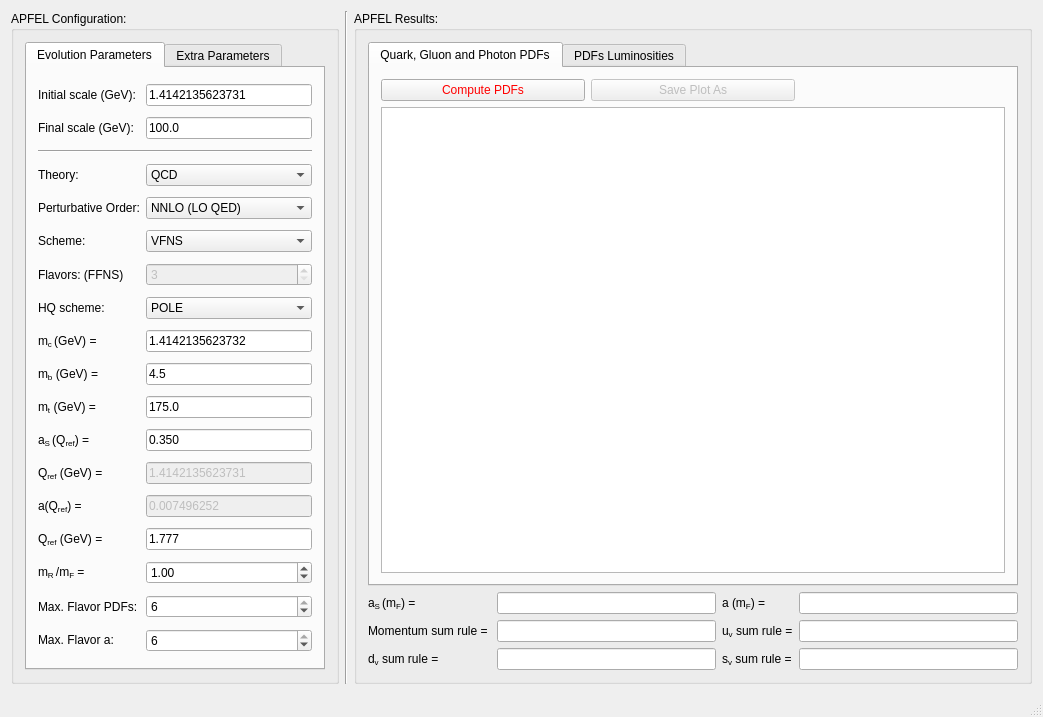
<?xml version="1.0" encoding="UTF-8"?>
<ui version="4.0">
 <class>MainWindow</class>
 <widget class="QMainWindow" name="MainWindow">
  <property name="geometry">
   <rect>
    <x>0</x>
    <y>0</y>
    <width>1043</width>
    <height>717</height>
   </rect>
  </property>
  <property name="sizePolicy">
   <sizepolicy hsizetype="Fixed" vsizetype="Fixed">
    <horstretch>0</horstretch>
    <verstretch>0</verstretch>
   </sizepolicy>
  </property>
  <property name="windowTitle">
   <string>APFEL GUI</string>
  </property>
  <property name="windowIcon">
   <iconset resource="../resources/resource.qrc">
    <normaloff>:/new/prefix1/logo.png</normaloff>:/new/prefix1/logo.png</iconset>
  </property>
  <widget class="QWidget" name="centralWidget">
   <layout class="QGridLayout" name="gridLayout_4">
    <item row="0" column="1">
     <widget class="Line" name="line">
      <property name="orientation">
       <enum>Qt::Vertical</enum>
      </property>
     </widget>
    </item>
    <item row="0" column="2">
     <widget class="QGroupBox" name="groupBox_2">
      <property name="title">
       <string>APFEL Results:</string>
      </property>
      <layout class="QGridLayout" name="gridLayout">
       <item row="4" column="1">
        <widget class="QLineEdit" name="lineEdit_5">
         <property name="readOnly">
          <bool>true</bool>
         </property>
        </widget>
       </item>
       <item row="5" column="2">
        <widget class="QLabel" name="label_15">
         <property name="text">
          <string>&lt;html&gt;&lt;head/&gt;&lt;body&gt;&lt;p&gt;s&lt;span style=&quot; vertical-align:sub;&quot;&gt;v&lt;/span&gt; sum rule =&lt;/p&gt;&lt;/body&gt;&lt;/html&gt;</string>
         </property>
        </widget>
       </item>
       <item row="3" column="3">
        <widget class="QLineEdit" name="lineEdit_4">
         <property name="readOnly">
          <bool>true</bool>
         </property>
        </widget>
       </item>
       <item row="3" column="1">
        <widget class="QLineEdit" name="lineEdit_3">
         <property name="readOnly">
          <bool>true</bool>
         </property>
        </widget>
       </item>
       <item row="3" column="0">
        <widget class="QLabel" name="label_10">
         <property name="text">
          <string>&lt;html&gt;&lt;head/&gt;&lt;body&gt;&lt;p&gt;&lt;span style=&quot; font-family:'Symbol';&quot;&gt;a&lt;/span&gt;&lt;span style=&quot; vertical-align:sub;&quot;&gt;S &lt;/span&gt;(&lt;span style=&quot; font-family:'Symbol';&quot;&gt;m&lt;/span&gt;&lt;span style=&quot; vertical-align:sub;&quot;&gt;F&lt;/span&gt;) =&lt;/p&gt;&lt;/body&gt;&lt;/html&gt;</string>
         </property>
        </widget>
       </item>
       <item row="3" column="2">
        <widget class="QLabel" name="label_11">
         <property name="text">
          <string>&lt;html&gt;&lt;head/&gt;&lt;body&gt;&lt;p&gt;&lt;span style=&quot; font-family:'Symbol';&quot;&gt;a &lt;/span&gt;(&lt;span style=&quot; font-family:'Symbol';&quot;&gt;m&lt;/span&gt;&lt;span style=&quot; vertical-align:sub;&quot;&gt;F&lt;/span&gt;) =&lt;/p&gt;&lt;/body&gt;&lt;/html&gt;</string>
         </property>
        </widget>
       </item>
       <item row="5" column="0">
        <widget class="QLabel" name="label_14">
         <property name="text">
          <string>&lt;html&gt;&lt;head/&gt;&lt;body&gt;&lt;p&gt;d&lt;span style=&quot; vertical-align:sub;&quot;&gt;v&lt;/span&gt; sum rule =&lt;/p&gt;&lt;/body&gt;&lt;/html&gt;</string>
         </property>
        </widget>
       </item>
       <item row="5" column="1">
        <widget class="QLineEdit" name="lineEdit_7">
         <property name="readOnly">
          <bool>true</bool>
         </property>
        </widget>
       </item>
       <item row="5" column="3">
        <widget class="QLineEdit" name="lineEdit_8">
         <property name="readOnly">
          <bool>true</bool>
         </property>
        </widget>
       </item>
       <item row="4" column="0">
        <widget class="QLabel" name="label_12">
         <property name="text">
          <string>&lt;html&gt;&lt;head/&gt;&lt;body&gt;&lt;p&gt;Momentum sum rule = &lt;/p&gt;&lt;/body&gt;&lt;/html&gt;</string>
         </property>
        </widget>
       </item>
       <item row="4" column="3">
        <widget class="QLineEdit" name="lineEdit_6">
         <property name="readOnly">
          <bool>true</bool>
         </property>
        </widget>
       </item>
       <item row="4" column="2">
        <widget class="QLabel" name="label_13">
         <property name="text">
          <string>&lt;html&gt;&lt;head/&gt;&lt;body&gt;&lt;p&gt;u&lt;span style=&quot; vertical-align:sub;&quot;&gt;v&lt;/span&gt; sum rule =&lt;/p&gt;&lt;/body&gt;&lt;/html&gt;</string>
         </property>
        </widget>
       </item>
       <item row="1" column="0" colspan="4">
        <widget class="QTabWidget" name="tabWidget">
         <property name="minimumSize">
          <size>
           <width>650</width>
           <height>400</height>
          </size>
         </property>
         <property name="currentIndex">
          <number>0</number>
         </property>
         <widget class="QWidget" name="tab">
          <attribute name="title">
           <string>Quark, Gluon and Photon PDFs</string>
          </attribute>
          <layout class="QGridLayout" name="gridLayout_2">
           <item row="0" column="0">
            <widget class="QPushButton" name="pushButton">
             <property name="styleSheet">
              <string notr="true">color: red</string>
             </property>
             <property name="text">
              <string>Compute PDFs</string>
             </property>
            </widget>
           </item>
           <item row="0" column="1">
            <widget class="QPushButton" name="pushButton_2">
             <property name="enabled">
              <bool>false</bool>
             </property>
             <property name="text">
              <string>Save Plot As</string>
             </property>
            </widget>
           </item>
           <item row="0" column="2">
            <widget class="QLabel" name="label_8">
             <property name="styleSheet">
              <string notr="true">image: url(:/new/prefix1/logoapfel.png);</string>
             </property>
             <property name="text">
              <string/>
             </property>
            </widget>
           </item>
           <item row="1" column="0" colspan="3">
            <widget class="QGraphicsView" name="graphicsView">
             <property name="sizePolicy">
              <sizepolicy hsizetype="Preferred" vsizetype="Preferred">
               <horstretch>0</horstretch>
               <verstretch>0</verstretch>
              </sizepolicy>
             </property>
             <property name="styleSheet">
              <string notr="true">
</string>
             </property>
             <property name="dragMode">
              <enum>QGraphicsView::NoDrag</enum>
             </property>
            </widget>
           </item>
          </layout>
         </widget>
         <widget class="QWidget" name="tab_2">
          <attribute name="title">
           <string>PDFs Luminosities</string>
          </attribute>
          <layout class="QGridLayout" name="gridLayout_5">
           <item row="0" column="0">
            <widget class="QPushButton" name="pushButton_3">
             <property name="styleSheet">
              <string notr="true">color: rgb(255, 0, 0);</string>
             </property>
             <property name="text">
              <string>Compute Luminosities</string>
             </property>
            </widget>
           </item>
           <item row="0" column="1">
            <widget class="QPushButton" name="pushButton_4">
             <property name="enabled">
              <bool>false</bool>
             </property>
             <property name="text">
              <string>Save Plot As</string>
             </property>
            </widget>
           </item>
           <item row="0" column="2">
            <widget class="QLabel" name="label_27">
             <property name="styleSheet">
              <string notr="true">image: url(:/new/prefix1/logoapfel.png);</string>
             </property>
             <property name="text">
              <string/>
             </property>
            </widget>
           </item>
           <item row="1" column="0" colspan="3">
            <widget class="QGraphicsView" name="graphicsView_2">
             <property name="sizePolicy">
              <sizepolicy hsizetype="Preferred" vsizetype="Preferred">
               <horstretch>0</horstretch>
               <verstretch>0</verstretch>
              </sizepolicy>
             </property>
             <property name="styleSheet">
              <string notr="true">background-image: url(:/new/prefix1/splash.png);
background-repeat: no;
background-position: center;
background-color: rgb(255, 255, 255);
</string>
             </property>
             <property name="dragMode">
              <enum>QGraphicsView::NoDrag</enum>
             </property>
            </widget>
           </item>
          </layout>
         </widget>
        </widget>
       </item>
      </layout>
     </widget>
    </item>
    <item row="0" column="0">
     <widget class="QGroupBox" name="groupBox">
      <property name="title">
       <string>APFEL Configuration:</string>
      </property>
      <layout class="QGridLayout" name="gridLayout_7">
       <item row="0" column="0">
        <widget class="QTabWidget" name="tabWidget_2">
         <property name="currentIndex">
          <number>0</number>
         </property>
         <widget class="QWidget" name="tab_3">
          <attribute name="title">
           <string>Evolution Parameters</string>
          </attribute>
          <layout class="QGridLayout" name="gridLayout_3">
           <item row="0" column="0">
            <widget class="QLabel" name="label">
             <property name="text">
              <string>Initial scale (GeV):</string>
             </property>
            </widget>
           </item>
           <item row="0" column="1">
            <widget class="QLineEdit" name="lineEdit_2">
             <property name="text">
              <string>1.4142135623731</string>
             </property>
            </widget>
           </item>
           <item row="1" column="0">
            <widget class="QLabel" name="label_2">
             <property name="text">
              <string>Final scale (GeV):</string>
             </property>
            </widget>
           </item>
           <item row="1" column="1">
            <widget class="QLineEdit" name="lineEdit_9">
             <property name="text">
              <string>100.0</string>
             </property>
            </widget>
           </item>
           <item row="2" column="0" colspan="2">
            <widget class="Line" name="line_2">
             <property name="orientation">
              <enum>Qt::Horizontal</enum>
             </property>
            </widget>
           </item>
           <item row="3" column="0">
            <widget class="QLabel" name="label_3">
             <property name="text">
              <string>Theory:</string>
             </property>
            </widget>
           </item>
           <item row="3" column="1">
            <widget class="QComboBox" name="comboBox">
             <item>
              <property name="text">
               <string>QCD</string>
              </property>
             </item>
             <item>
              <property name="text">
               <string>QED</string>
              </property>
             </item>
             <item>
              <property name="text">
               <string>QECDP</string>
              </property>
             </item>
             <item>
              <property name="text">
               <string>QCEDP</string>
              </property>
             </item>
             <item>
              <property name="text">
               <string>QavDP</string>
              </property>
             </item>
             <item>
              <property name="text">
               <string>QECDS</string>
              </property>
             </item>
             <item>
              <property name="text">
               <string>QCEDS</string>
              </property>
             </item>
             <item>
              <property name="text">
               <string>QavDS</string>
              </property>
             </item>
            </widget>
           </item>
           <item row="4" column="0">
            <widget class="QLabel" name="label_4">
             <property name="text">
              <string>Perturbative Order:</string>
             </property>
            </widget>
           </item>
           <item row="4" column="1">
            <widget class="QComboBox" name="comboBox_2">
             <property name="currentIndex">
              <number>2</number>
             </property>
             <item>
              <property name="text">
               <string>LO (LO QED)</string>
              </property>
             </item>
             <item>
              <property name="text">
               <string>NLO (LO QED)</string>
              </property>
             </item>
             <item>
              <property name="text">
               <string>NNLO (LO QED)</string>
              </property>
             </item>
            </widget>
           </item>
           <item row="5" column="0">
            <widget class="QLabel" name="label_5">
             <property name="text">
              <string>Scheme:</string>
             </property>
            </widget>
           </item>
           <item row="5" column="1">
            <widget class="QComboBox" name="comboBox_3">
             <item>
              <property name="text">
               <string>VFNS</string>
              </property>
             </item>
             <item>
              <property name="text">
               <string>FFNS</string>
              </property>
             </item>
            </widget>
           </item>
           <item row="6" column="0">
            <widget class="QLabel" name="label_9">
             <property name="text">
              <string>Flavors: (FFNS)</string>
             </property>
            </widget>
           </item>
           <item row="6" column="1">
            <widget class="QSpinBox" name="spinBox">
             <property name="enabled">
              <bool>false</bool>
             </property>
             <property name="minimum">
              <number>3</number>
             </property>
             <property name="maximum">
              <number>6</number>
             </property>
            </widget>
           </item>
           <item row="7" column="0">
            <widget class="QLabel" name="label_6">
             <property name="text">
              <string>HQ scheme:</string>
             </property>
            </widget>
           </item>
           <item row="7" column="1">
            <widget class="QComboBox" name="comboBox_4">
             <property name="enabled">
              <bool>true</bool>
             </property>
             <item>
              <property name="text">
               <string>POLE</string>
              </property>
             </item>
             <item>
              <property name="text">
               <string>MSbar</string>
              </property>
             </item>
            </widget>
           </item>
           <item row="8" column="0">
            <widget class="QLabel" name="label_20">
             <property name="text">
              <string>&lt;html&gt;&lt;head/&gt;&lt;body&gt;&lt;p&gt;m&lt;span style=&quot; vertical-align:sub;&quot;&gt;c &lt;/span&gt; (GeV) =&lt;/p&gt;&lt;/body&gt;&lt;/html&gt;</string>
             </property>
            </widget>
           </item>
           <item row="8" column="1">
            <widget class="QLineEdit" name="lineEdit_10">
             <property name="inputMethodHints">
              <set>Qt::ImhDigitsOnly</set>
             </property>
             <property name="inputMask">
              <string notr="true"/>
             </property>
             <property name="text">
              <string>1.4142135623732</string>
             </property>
            </widget>
           </item>
           <item row="9" column="0">
            <widget class="QLabel" name="label_21">
             <property name="text">
              <string>&lt;html&gt;&lt;head/&gt;&lt;body&gt;&lt;p&gt;m&lt;span style=&quot; vertical-align:sub;&quot;&gt;b&lt;/span&gt; (GeV) =&lt;/p&gt;&lt;/body&gt;&lt;/html&gt;</string>
             </property>
            </widget>
           </item>
           <item row="9" column="1">
            <widget class="QLineEdit" name="lineEdit_11">
             <property name="text">
              <string>4.5</string>
             </property>
            </widget>
           </item>
           <item row="10" column="0">
            <widget class="QLabel" name="label_22">
             <property name="text">
              <string>&lt;html&gt;&lt;head/&gt;&lt;body&gt;&lt;p&gt;m&lt;span style=&quot; vertical-align:sub;&quot;&gt;t&lt;/span&gt; (GeV) =&lt;/p&gt;&lt;/body&gt;&lt;/html&gt;</string>
             </property>
            </widget>
           </item>
           <item row="10" column="1">
            <widget class="QLineEdit" name="lineEdit_12">
             <property name="text">
              <string>175.0</string>
             </property>
            </widget>
           </item>
           <item row="11" column="0">
            <widget class="QLabel" name="label_16">
             <property name="text">
              <string>&lt;html&gt;&lt;head/&gt;&lt;body&gt;&lt;p&gt;&lt;span style=&quot; font-family:'Symbol';&quot;&gt;a&lt;/span&gt;&lt;span style=&quot; vertical-align:sub;&quot;&gt;S &lt;/span&gt;(Q&lt;span style=&quot; vertical-align:sub;&quot;&gt;ref&lt;/span&gt;) =&lt;/p&gt;&lt;/body&gt;&lt;/html&gt;</string>
             </property>
            </widget>
           </item>
           <item row="11" column="1">
            <widget class="QLineEdit" name="lineEdit_13">
             <property name="text">
              <string>0.350</string>
             </property>
            </widget>
           </item>
           <item row="12" column="0">
            <widget class="QLabel" name="label_17">
             <property name="text">
              <string>&lt;html&gt;&lt;head/&gt;&lt;body&gt;&lt;p&gt;Q&lt;span style=&quot; vertical-align:sub;&quot;&gt;ref&lt;/span&gt; (GeV) =&lt;/p&gt;&lt;/body&gt;&lt;/html&gt;</string>
             </property>
            </widget>
           </item>
           <item row="12" column="1">
            <widget class="QLineEdit" name="lineEdit_14">
             <property name="enabled">
              <bool>false</bool>
             </property>
             <property name="text">
              <string>1.4142135623731</string>
             </property>
            </widget>
           </item>
           <item row="13" column="0">
            <widget class="QLabel" name="label_18">
             <property name="text">
              <string>&lt;html&gt;&lt;head/&gt;&lt;body&gt;&lt;p&gt;&lt;span style=&quot; font-family:'Symbol';&quot;&gt;a&lt;/span&gt;&lt;span style=&quot; vertical-align:sub;&quot;/&gt;(Q&lt;span style=&quot; vertical-align:sub;&quot;&gt;ref&lt;/span&gt;) =&lt;/p&gt;&lt;/body&gt;&lt;/html&gt;</string>
             </property>
            </widget>
           </item>
           <item row="13" column="1">
            <widget class="QLineEdit" name="lineEdit_15">
             <property name="enabled">
              <bool>false</bool>
             </property>
             <property name="text">
              <string>0.007496252</string>
             </property>
            </widget>
           </item>
           <item row="14" column="0">
            <widget class="QLabel" name="label_19">
             <property name="text">
              <string>&lt;html&gt;&lt;head/&gt;&lt;body&gt;&lt;p&gt;Q&lt;span style=&quot; vertical-align:sub;&quot;&gt;ref&lt;/span&gt; (GeV) =&lt;/p&gt;&lt;/body&gt;&lt;/html&gt;</string>
             </property>
            </widget>
           </item>
           <item row="14" column="1">
            <widget class="QLineEdit" name="lineEdit_16">
             <property name="text">
              <string>1.777</string>
             </property>
            </widget>
           </item>
           <item row="15" column="0">
            <widget class="QLabel" name="label_23">
             <property name="text">
              <string>&lt;html&gt;&lt;head/&gt;&lt;body&gt;&lt;p&gt;&lt;span style=&quot; font-family:'Symbol';&quot;&gt;m&lt;/span&gt;&lt;span style=&quot; vertical-align:sub;&quot;&gt;R &lt;/span&gt;/&lt;span style=&quot; vertical-align:sub;&quot;/&gt;&lt;span style=&quot; font-family:'Symbol';&quot;&gt;m&lt;/span&gt;&lt;span style=&quot; vertical-align:sub;&quot;&gt;F&lt;/span&gt; =&lt;/p&gt;&lt;/body&gt;&lt;/html&gt;</string>
             </property>
            </widget>
           </item>
           <item row="15" column="1">
            <widget class="QDoubleSpinBox" name="doubleSpinBox_10">
             <property name="value">
              <double>1.000000000000000</double>
             </property>
            </widget>
           </item>
           <item row="16" column="0">
            <widget class="QLabel" name="label_24">
             <property name="text">
              <string>Max. Flavor PDFs:</string>
             </property>
            </widget>
           </item>
           <item row="16" column="1">
            <widget class="QSpinBox" name="spinBox_2">
             <property name="minimum">
              <number>3</number>
             </property>
             <property name="maximum">
              <number>6</number>
             </property>
             <property name="value">
              <number>6</number>
             </property>
            </widget>
           </item>
           <item row="17" column="0">
            <widget class="QLabel" name="label_25">
             <property name="text">
              <string>&lt;html&gt;&lt;head/&gt;&lt;body&gt;&lt;p&gt;Max. Flavor &lt;span style=&quot; font-family:'Symbol';&quot;&gt;a:&lt;/span&gt;&lt;/p&gt;&lt;/body&gt;&lt;/html&gt;</string>
             </property>
            </widget>
           </item>
           <item row="17" column="1">
            <widget class="QSpinBox" name="spinBox_3">
             <property name="minimum">
              <number>3</number>
             </property>
             <property name="maximum">
              <number>6</number>
             </property>
             <property name="value">
              <number>6</number>
             </property>
            </widget>
           </item>
          </layout>
         </widget>
         <widget class="QWidget" name="tab_4">
          <attribute name="title">
           <string>Extra Parameters</string>
          </attribute>
          <layout class="QGridLayout" name="gridLayout_6">
           <item row="2" column="0" colspan="2">
            <widget class="Line" name="line_3">
             <property name="orientation">
              <enum>Qt::Horizontal</enum>
             </property>
            </widget>
           </item>
           <item row="1" column="1">
            <widget class="QSpinBox" name="spinBox_4">
             <property name="maximum">
              <number>1000</number>
             </property>
            </widget>
           </item>
           <item row="1" column="0">
            <widget class="QLabel" name="label_26">
             <property name="text">
              <string>Replica:</string>
             </property>
            </widget>
           </item>
           <item row="0" column="0">
            <widget class="QLabel" name="label_7">
             <property name="text">
              <string>Input LHgrid:</string>
             </property>
            </widget>
           </item>
           <item row="0" column="1">
            <widget class="QLineEdit" name="lineEdit">
             <property name="toolTip">
              <string>&lt;html&gt;&lt;head/&gt;&lt;body&gt;&lt;p&gt;Use ToyLH for internal PDFs. Use the .LHgrid prefix for LHAPDF sets.&lt;/p&gt;&lt;/body&gt;&lt;/html&gt;</string>
             </property>
             <property name="text">
              <string>ToyLH</string>
             </property>
            </widget>
           </item>
           <item row="8" column="0">
            <spacer name="verticalSpacer">
             <property name="orientation">
              <enum>Qt::Vertical</enum>
             </property>
             <property name="sizeHint" stdset="0">
              <size>
               <width>20</width>
               <height>40</height>
              </size>
             </property>
            </spacer>
           </item>
           <item row="4" column="0">
            <widget class="QLabel" name="label_28">
             <property name="text">
              <string>CM energy (GeV):</string>
             </property>
            </widget>
           </item>
           <item row="4" column="1">
            <widget class="QLineEdit" name="lineEdit_17">
             <property name="text">
              <string>8000.0</string>
             </property>
            </widget>
           </item>
           <item row="6" column="1">
            <widget class="QLineEdit" name="lineEdit_19">
             <property name="text">
              <string>2000.0</string>
             </property>
            </widget>
           </item>
           <item row="3" column="0">
            <widget class="QLabel" name="label_29">
             <property name="text">
              <string>&lt;html&gt;&lt;head/&gt;&lt;body&gt;&lt;p&gt;&lt;span style=&quot; font-weight:600;&quot;&gt;Luminosity:&lt;/span&gt;&lt;/p&gt;&lt;/body&gt;&lt;/html&gt;</string>
             </property>
            </widget>
           </item>
           <item row="5" column="0">
            <widget class="QLabel" name="label_30">
             <property name="text">
              <string>&lt;html&gt;&lt;head/&gt;&lt;body&gt;&lt;p&gt;M&lt;span style=&quot; vertical-align:sub;&quot;&gt;X&lt;/span&gt; minimum (GeV):&lt;/p&gt;&lt;/body&gt;&lt;/html&gt;</string>
             </property>
            </widget>
           </item>
           <item row="6" column="0">
            <widget class="QLabel" name="label_31">
             <property name="text">
              <string>&lt;html&gt;&lt;head/&gt;&lt;body&gt;&lt;p&gt;M&lt;span style=&quot; vertical-align:sub;&quot;&gt;X&lt;/span&gt; maximum (GeV):&lt;/p&gt;&lt;/body&gt;&lt;/html&gt;</string>
             </property>
            </widget>
           </item>
           <item row="5" column="1">
            <widget class="QLineEdit" name="lineEdit_18">
             <property name="text">
              <string>10.0</string>
             </property>
            </widget>
           </item>
           <item row="7" column="0">
            <widget class="QLabel" name="label_32">
             <property name="text">
              <string>Mx points:</string>
             </property>
            </widget>
           </item>
           <item row="7" column="1">
            <widget class="QSpinBox" name="spinBox_5">
             <property name="minimum">
              <number>3</number>
             </property>
             <property name="maximum">
              <number>100</number>
             </property>
             <property name="value">
              <number>30</number>
             </property>
            </widget>
           </item>
          </layout>
         </widget>
        </widget>
       </item>
      </layout>
     </widget>
    </item>
   </layout>
   <zorder>groupBox</zorder>
   <zorder>groupBox_2</zorder>
   <zorder>line</zorder>
  </widget>
  <widget class="QMenuBar" name="menuBar">
   <property name="geometry">
    <rect>
     <x>0</x>
     <y>0</y>
     <width>1043</width>
     <height>25</height>
    </rect>
   </property>
  </widget>
  <widget class="QStatusBar" name="statusBar"/>
 </widget>
 <layoutdefault spacing="6" margin="11"/>
 <resources>
  <include location="../resources/resource.qrc"/>
 </resources>
 <connections/>
</ui>
